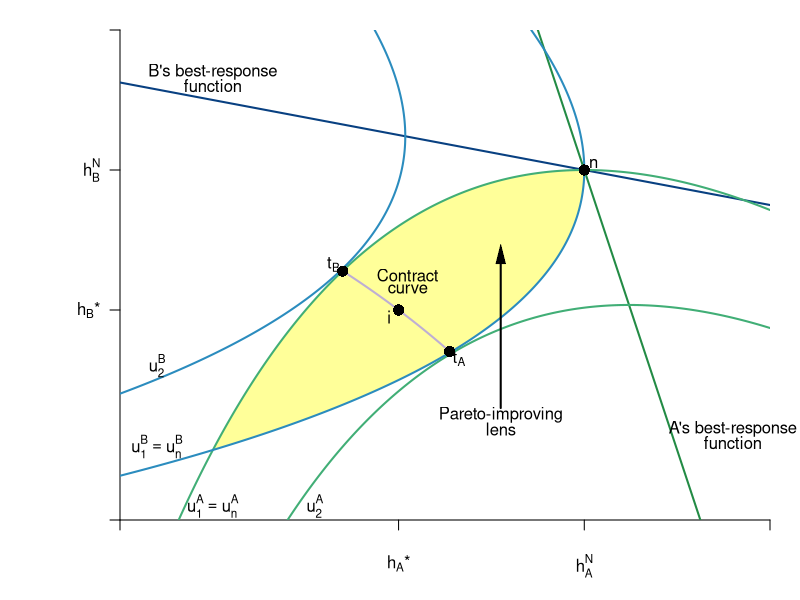

This chart was generated by the following R code:
require(shape)
require(plotrix)
pdf(file = "more/coord_brfs_cournot_jee_article.pdf", width = 9, height = 7)

#Set parameters for graphics
axislabelsize <- 1.5
graphlinewidth <- 2
segmentlinewidth <- 1.5

COL <- c("#7fc97f", "#beaed4", "#fdc086", "#ffff99", "#386cb0", "#f0027f", "#bf5b17", "#666666")
COLA <- c("#99d8c9","#66c2a4","#41ae76", "#238b45", "#005824")
COLB <- c("#4eb3d3", "#2b8cbe", "#0868ac","#084081")

par(mar =  c(4, 6, 1.5, 1.5))

uA <- function(ea, eb, alpha = 30, beta = 1/2) {
  (alpha - beta*(ea+eb))*ea - 0.5*(ea)^2
}

uB <- function(ea, eb, alpha = 30, beta = 1/2) {
  (alpha - beta*(ea+eb))*eb - 0.5*(eb)^2
}

brfB <- function(ea, alpha = 30, beta = 1/2) {
  (alpha - beta*ea)/(1 + 2*beta)
}

brfA <- function(ea, alpha = 30, beta = 1/2) {
  (alpha - ea*(1 + 2*beta))/(beta)
}

brfPE <- function(ea, alpha = 30, beta = 1/8) {
  alpha*(1 - beta*ea)
}

hANE <- function(alpha, beta = 1/2){
  alpha/(1 + 3*beta)
}

hApEff <- function(alpha, beta = 1/2){
  alpha/(2 + 4*beta)
}

hApEff2 <- function(alpha, beta = 1/2){
  alpha/(1 + 4*beta)
}

intercept1 <- function(alpha, beta = 1/2){
  alpha/(1 + 2*beta)
}

PEC <- function(ea, alpha = 30, beta = 1/2){
  a = beta*(1+2*beta);
  b = -alpha*(1+3*beta)+(1+2*beta)^2*ea;
  c = alpha^2 - alpha*(1+3*beta)*ea+ beta*(1+2*beta)*ea^2
  delta = b^2-4*a*c
  return((-b-sqrt(delta))/(2*a))
}


indiffA <- function(ea, alpha = 30, beta = 1/2, uA = 144) {
  (alpha*ea - beta*(ea)^2 - 0.5*(ea)^2 - uA)/(beta*ea)
}

indiffBroot1 <- function(ea, alpha = 30, beta = 30, uB = 144){
  (-sqrt(alpha^2 - 2*alpha*beta*ea + beta^2*ea^2 - 4*beta*uB - 2*uB) + alpha - beta*ea)/(2*beta + 1)
}

indiffBroot2 <- function(ea, alpha = 30, beta = 30, uB = 144){
  (sqrt(alpha^2 - 2*alpha*beta*ea + beta^2*ea^2 - 4*beta*uB - 2*uB) + alpha - beta*ea)/(2*beta + 1)
}


indiffB <- function(eb, alpha = 30, beta = 1/2, uB = 144) {
  (alpha*eb - uB - 0.5*eb^2)/(alpha*beta*eb)
}

indiffB2 <- function(ea, alpha = 30, beta = 1/2, uB = 144) {
  sqrt(alpha^2*(beta*ea - 1)^2 - 2*uB) - alpha*beta*ea + alpha
}

indiffB3 <- function(ea, alpha = 30, beta = 1/2, uB = 144) {
  -sqrt(alpha^2*(beta*ea - 1)^2 - 2*uB) - alpha*beta*ea + alpha
}


xlims <- c(7, 14)
ylims <- c(7, 14)

npts <- 501 
x <- seq(xlims[1], xlims[2], length.out = npts)
y <- seq(ylims[1], ylims[2], length.out = npts) 
a <- c(uA(hANE(alpha = 30, beta = 1/2), hANE(alpha = 30, beta = 1/2)), 
       #uA(hApEff2(alpha = 30, beta = 1/2), hApEff2(alpha = 30, beta = 1/2)),
       155.8)
b <- c(uA(hANE(alpha = 30, beta = 1/2),hANE(alpha = 30, beta = 1/2)), 
       #uB(hApEff2(alpha = 30, beta = 1/2), hApEff2(alpha = 30, beta = 1/2)), 
       155.8)


plot(0, 0, xlim = xlims, ylim = ylims, type = "n",
     xlab = expression(paste("")),
     ylab = expression(paste("")), 
     xaxt = "n", 
     yaxt = "n", 
     cex.lab = axislabelsize, 
     bty = "n",
     xaxs="i", 
     yaxs="i")

# ticksy <- seq(from = 0, to = ylims[2], by = 2)
# ylabels <- seq(from = 0, to = ylims[2], by = 2)
# ticksx <- seq(from = 0, to = xlims[2], by = 2)
# xlabels <- seq(from = 0, to = xlims[2], by = 2)
ticksy <- c(ylims[1], hApEff2(alpha = 30), hANE(alpha = 30), intercept1(alpha = 30), ylims[2])
ylabels <- c(NA, expression(paste(h[B],"*")), expression(paste(h[B]^{N})), expression(paste(frac(bar(y), 1 + 2*beta))), NA)
ticksx <- c(xlims[1], hApEff2(alpha = 30), hANE(alpha = 30), intercept1(alpha = 30), xlims[2])
xlabels <- c(NA, expression(paste(h[A],"*")), expression(paste(h[A]^{N})), expression(paste(frac(bar(y), 1 + 2*beta))), NA)

axis(1, at = ticksx,  pos = xlims[1], labels = FALSE)
text(x = c(0, hApEff2(alpha = 30), hANE(alpha = 30), intercept1(alpha = 30), xlims[2]), par("usr")[3] - 0.4, labels = xlabels, srt = 0, pos = 1, xpd = TRUE)

axis(2, at = ticksy, pos = ylims[1], labels = ylabels, las = 1)

axis.break(axis=1, breakpos=NULL, pos=NA, bgcol="white",breakcol="black",
           style="slash",brw=0.01)
axis.break(axis=2,breakpos=NULL,pos=NA,bgcol="white",breakcol="black",
           style="slash",brw=0.01)

npts <- 500 
xx1 <- seq(xlims[1], xlims[2], length.out = npts)
xx2 <- seq(9.4, 10.55, length.out = npts)

#I need something like xx1 with npts for 
xpoly1 <- seq(from = 8, to = 12, length.out = 500)
ypoly1 <- indiffA(xpoly1, uA = 144, alpha = 30, beta = 1/2)
ypoly2 <- indiffBroot1(xpoly1, uB = 144, alpha = 30, beta = 1/2)
polygon(x = c(xpoly1, rev(xpoly1)), y = c(ypoly1, rev(ypoly2)), col=COL[4], density=NULL, border = NA)



lines(xx1, brfA(xx1, alpha = 30, beta = 1/2), col = COLA[4], lwd = graphlinewidth)
lines(xx1, brfB(xx1, alpha = 30, beta = 1/2), col = COLB[4], lwd = graphlinewidth)
lines(xx2, PEC(xx2, alpha = 30, beta = 1/2), col = COL[2], lwd = graphlinewidth)
#lines(xx1, PECroot2(xx1, alpha = 30, beta = 1/2), col = COLB[2], lwd = graphlinewidth)
#lines(xx1, indiffB(xx1, alpha = 30, beta = 1/2, uB = 42), col = COL[2], lwd = graphlinewidth)
#lines(xx1, indiffB2(xx1, alpha = 30, beta = 1/2, uB = 46.08), col = COL[2], lwd = graphlinewidth)
#lines(xx1, indiffB3(xx1, alpha = 30, beta = 1/2, uB = 46.08), col = COL[2], lwd = graphlinewidth)
#lines(xx1, indiffAlow(xx1, uA = 42, alpha = 30, beta = 1/2), col = COL[2], lwd = graphlinewidth)
#lines(xx1, indiffAgain(xx1, uA = 42, alpha = 30, beta = 1/2), col = COL[2], lwd = graphlinewidth)


#persp(x, y, outer(x, y, u), ticktype="detailed") 
contour(y, x, 
        outer(x, y, uA),
        drawlabels = FALSE,
        col = COLA[3],
        lwd = graphlinewidth,
        levels = a, 
        xaxs="i", 
        yaxs="i", 
        add = TRUE) 

text(0.5*xlims[2], -1.9, expression(paste("A's hours, ", h^A)), xpd = TRUE, cex = axislabelsize)
text(-1.7, 9, expression(paste("B's hours, ", h^B)), xpd = TRUE, cex = axislabelsize, srt = 90) 

#Add arrows:
#arrows(-0.8, 10, -0.8, 14, xpd = TRUE, length=0.1,angle=40,lwd=3)
#arrows(6.2, -1.7, 9, -1.7, xpd = TRUE, length=0.1,angle=40,lwd=3)


contour(x, y, 
        outer(x, y, uB),
        #labels = c("v1", "v2", "v3"),
        drawlabels = FALSE,
        col = COLB[2],
        #xlab = expression(paste("")),
        #ylab = expression(paste("")),
        lwd = graphlinewidth,
        levels = b, 
        add = TRUE
        #xaxs="i", 
        #yaxs="i"
) 

#segments(0, 12, 12, 12, lty = 1, col = COL[2] , lwd = graphlinewidth)

#segments(4.11765, 6.17647, 5.88, 8.88, lty = 1, col = COL[2] , lwd = graphlinewidth)
text(10.1, 10.5, expression("Contract"))
text(10.1,  10.3, expression("curve"))

text(11.1, 8.5, expression("Pareto-improving"))
text(11.1,  8.3, expression("lens"))
Arrows(11.1, 8.6, 11.1, 10.8, col = "black", lty = 1, lwd = 2, arr.type = "triangle", arr.lwd = 0.5)


#Label the iso-welfare functions for the HG, Aisha
text(8, 7.2, expression(u[1]^A == u[n]^A))
text(9.1, 7.2, expression(u[2]^A))

#Label the indifference curves for the HG, Betty
text(7.4, 8.05, expression(u[1]^B == u[n]^B))
text(7.4, 9.205, expression(u[2]^B))


#Label Nash Equilibrium 
#segments(0, 9.6, 9.6, 9.6, lty = 2, col = "gray" , lwd = segmentlinewidth)
#segments(9.6, 0, 9.6, 9.6, lty = 2, col = "gray" , lwd = segmentlinewidth)
points(hANE(alpha = 30), hANE(alpha = 30), pch = 16, col = "black", cex = 1.5)
#text(11.3, 10.1, expression(paste("Nash Equilibrium")))
text(hANE(alpha = 30) + 0.1, hANE(alpha = 30) + 0.1, expression(paste(n)))


#Annotate Pareto Efficient Curve and relevant points
points(10.55, PEC(10.55), pch = 16, col = "black", cex = 1.5)
text(10.55 + 0.1, PEC(10.55) - 0.1, expression(paste(t[A])))

points(9.4, PEC(9.4), pch = 16, col = "black", cex = 1.5)
text(9.4 - 0.1, PEC(9.4) + 0.1, expression(paste(t[B])))

points(hApEff2(alpha = 30), hApEff2(alpha = 30), pch = 16, col = "black", cex = 1.5)
text(hApEff2(alpha = 30)- 0.1, hApEff2(alpha = 30) - 0.1, expression(paste(i)))

#points(5.84, 8.77, pch = 16, col = "black", cex = 1.5)

#B's brf
text(8, 13.4, expression(paste("B's best-response")))
text(8, 13.2, expression(paste("function")))
#Arrows(2, 16.5, 2, 15.2, col = "black", lty = 1, lwd = 2, arr.type = "triangle", arr.lwd = 0.5)

#A's brf
text(13.6, 8.3, expression(paste("A's best-response")), xpd = TRUE)
text(13.6, 8.1, expression(paste("function")), xpd = TRUE)
#Arrows(15.5, 3, 15.5, 1.3, col = "black", lty = 1, lwd = 2, arr.type = "triangle", arr.lwd = 0.5)


# points(2.8, 11.2, pch = 16, col = "black", cex = 1.5)
# text(15.5, 4, expression(paste("A's best response")))
# 
# points(11.2, 2.8, pch = 16, col = "black", cex = 1.5)
# text(15.5, 4, expression(paste("A's best response")))

dev.off()
